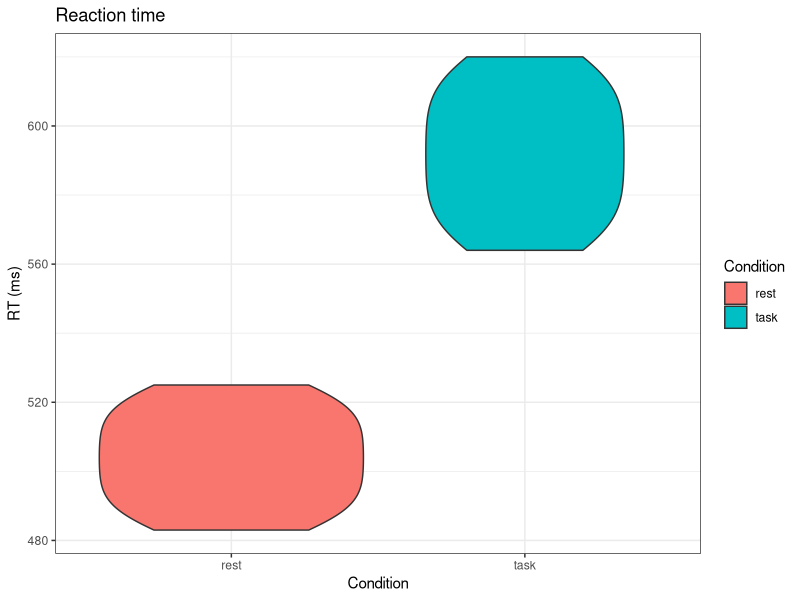

R code for this plot:
library(ggplot2)
df <- data.frame(cond = rep(c("rest", "task"), each = 15), rt = c(480 + (1:15) * 3, 560 + (1:15) * 4))
p <- ggplot(df, aes(cond, rt, fill = cond)) + geom_violin() +
  theme(axis.title = element_text(size = 22), plot.title = element_text(size = 26),
        axis.text = element_text(size = 18), legend.text = element_text(size = 18)) +
  labs(title = "Reaction time", x = "Condition", y = "RT (ms)", fill = "Condition") +
  theme_bw()
ggsave("rt.png", p, width = 7, height = 5)
